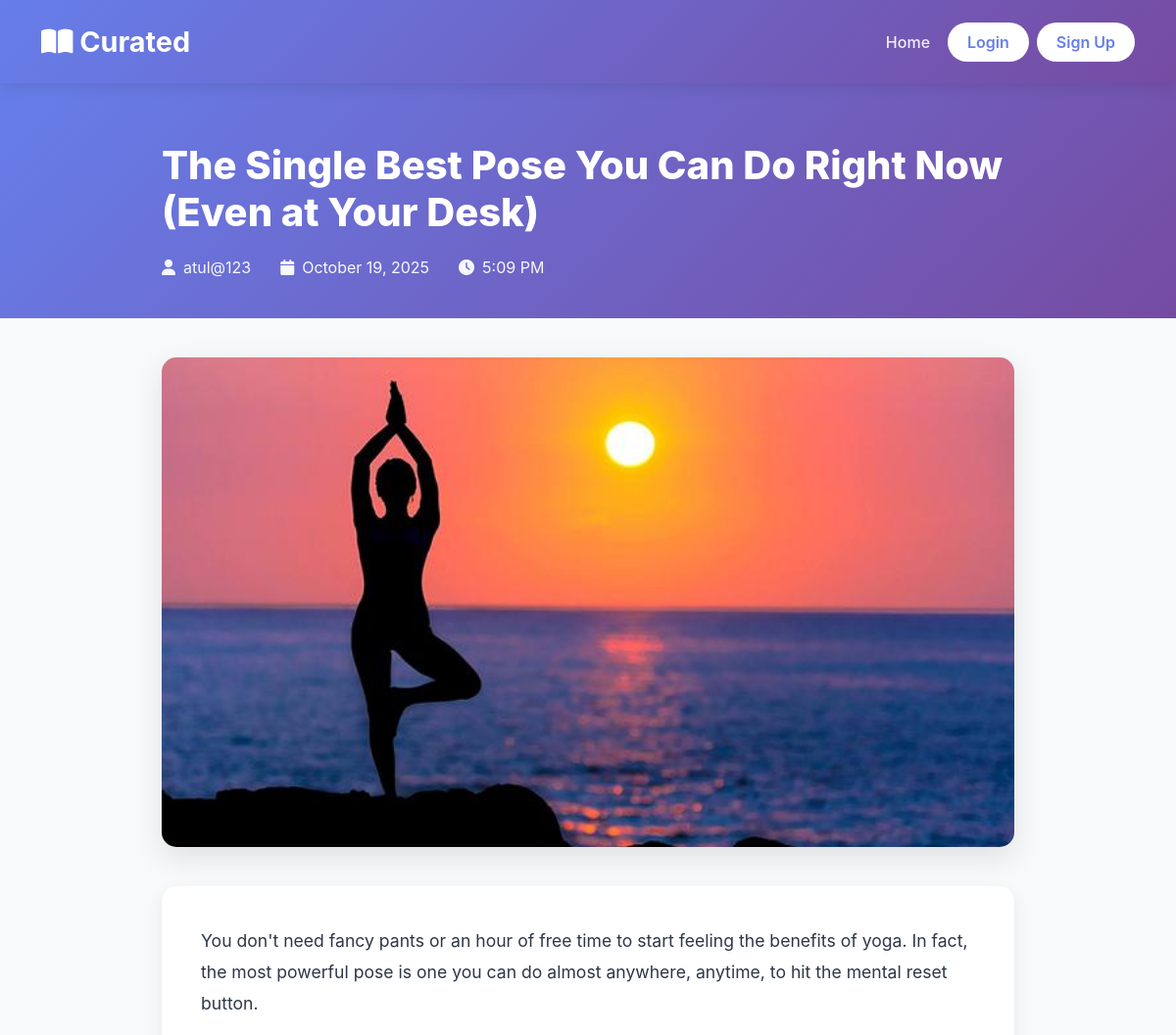
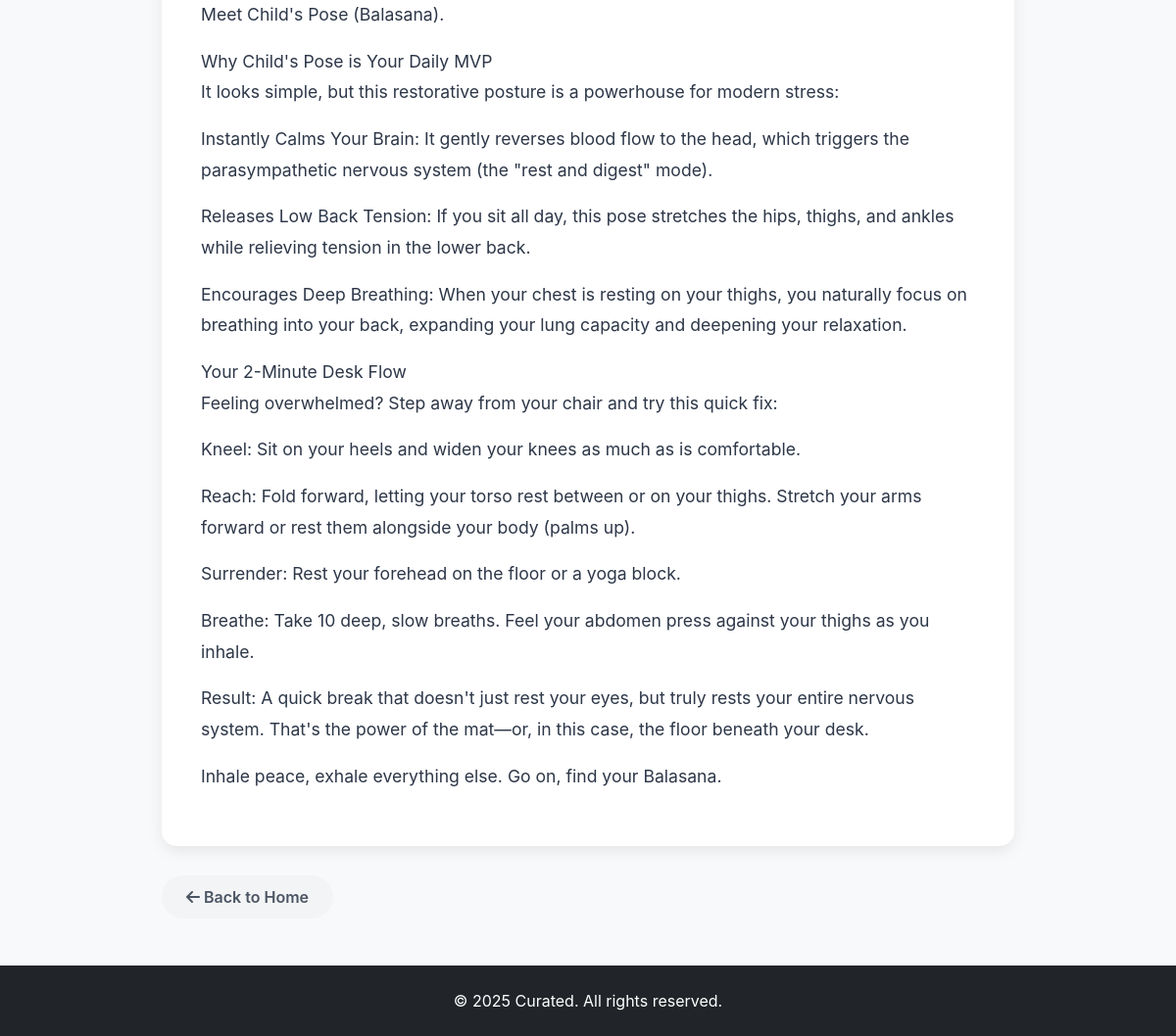
/post/the-single-best-pose-you-can-do-right-now-even-at-your-desk/, run on the app's committed database (2 pictures, top to bottom).
### blog/models.py (models this page shows, shortened)
class Post(models.Model):
    title = models.CharField(max_length=200)
    slug = models.SlugField(max_length=200, unique=True)
    author = models.ForeignKey(User, on_delete=models.CASCADE, related_name='blog_posts')
    content = models.TextField()
    image = models.ImageField(upload_to='blog_images/', blank=True, null=True)
    created_at = models.DateTimeField(default=timezone.now)
    updated_at = models.DateTimeField(auto_now=True)
    published = models.BooleanField(default=True)
    class Meta:
        ordering = ['-created_at']

### blog/views.py (the view)
# urls.py: path('post/<slug:slug>/', views.post_detail, name='post_detail'),
def post_detail(request, slug):
    post = get_object_or_404(Post, slug=slug)
    return render(request, 'blog/post_detail.html', {'post': post})

### blog/templates/blog/post_detail.html (shortened to what this page needs)
{% load static %}
<!DOCTYPE html>
<html lang="en">
<head>
    <link href="https://cdn.jsdelivr.net/npm/bootstrap@5.3.0/dist/css/bootstrap.min.css" rel="stylesheet">
    <link rel="stylesheet" href="https://cdnjs.cloudflare.com/ajax/libs/font-awesome/6.4.0/css/all.min.css">
</head>
<body>
    <nav class="navbar navbar-expand-lg navbar-dark">
        <div class="container">
            <a class="navbar-brand" href="{% url 'blog:home' %}">
                <i class="fas fa-book-open"></i> Curated
            </a>
            <div class="collapse navbar-collapse" id="navbarNav">
                <ul class="navbar-nav ms-auto align-items-center">
                    <li class="nav-item">
                        <a class="nav-link" href="{% url 'blog:home' %}">Home</a>
                    </li>
                    {% if user.is_authenticated %}
                    <li class="nav-item">
                        <a class="nav-link" href="{% url 'blog:post_create' %}">
                            <i class="fas fa-plus-circle"></i> Create Blog
                        </a>
                    </li>
                    <li class="nav-item">
                        <a class="nav-link" href="{% url 'blog:my_posts' %}">My Posts</a>
                    </li>
                    <li class="nav-item">
                        <span class="nav-link">Hello, {{ user.username }}</span>
                    </li>
                    <li class="nav-item">
                        <a href="{% url 'accounts:logout' %}" class="btn btn-custom ms-2">Logout</a>
                    </li>
                    {% else %}
                    <li class="nav-item">
                        <a href="{% url 'accounts:login' %}" class="btn btn-custom me-2">Login</a>
                    </li>
                    <li class="nav-item">
                        <a href="{% url 'accounts:signup' %}" class="btn btn-custom">Sign Up</a>
                    </li>
                    {% endif %}
                </ul>
            </div>
        </div>
    </nav>
    <div class="post-header">
        <div class="post-container">
            <h1 class="post-title">{{ post.title }}</h1>
            <div class="post-meta">
                <div class="post-meta-item">
                    <i class="fas fa-user"></i>
                    <span>{{ post.author.username }}</span>
                </div>
                <div class="post-meta-item">
                    <i class="fas fa-calendar"></i>
                    <span>{{ post.created_at|date:"F d, Y" }}</span>
                </div>
                <div class="post-meta-item">
                    <i class="fas fa-clock"></i>
                    <span>{{ post.created_at|date:"g:i A" }}</span>
                </div>
            </div>
        </div>
    </div>
    <div class="post-container">
        {% if post.image %}
        <img src="{{ post.image.url }}" alt="{{ post.title }}" class="post-image">
        {% endif %}
        <div class="post-content">
            {{ post.content|linebreaks }}
        </div>
        <div class="post-actions">
            <a href="{% url 'blog:home' %}" class="btn btn-action btn-back">
                <i class="fas fa-arrow-left"></i> Back to Home
            </a>
        </div>
    </div>
    <footer class="bg-dark text-white text-center py-4 mt-5">
        <div class="container">
            <p class="mb-0">&copy; 2025 Curated. All rights reserved.</p>
        </div>
    </footer>
</body>
</html>

### blog/templates/blog/post_detail.html (style rules this page uses)
:root { --primary-color: #667eea; --secondary-color: #764ba2; }
body { font-family: 'Inter', -apple-system, BlinkMacSystemFont, 'Segoe UI', sans-serif; background: #f8f9fa; }
.navbar { background: linear-gradient(135deg, var(--primary-color) 0%, var(--secondary-color) 100%); box-shadow: 0 4px 15px rgba(0,0,0,0.1); padding: 1rem 0; }
.navbar-brand { font-size: 1.8rem; font-weight: 700; color: white !important; }
.nav-link { color: rgba(255,255,255,0.9) !important; font-weight: 500; margin: 0 10px; transition: all 0.3s ease; }
.btn-custom { background: white; color: var(--primary-color); font-weight: 600; padding: 8px 20px; border-radius: 25px; transition: all 0.3s ease; border: none; }
.post-header { background: linear-gradient(135deg, var(--primary-color) 0%, var(--secondary-color) 100%); color: white; padding: 60px 0 40px; margin-bottom: 40px; }
.post-title { font-size: 2.5rem; font-weight: 800; margin-bottom: 20px; }
.post-meta { display: flex; gap: 30px; flex-wrap: wrap; opacity: 0.95; }
.post-meta-item { display: flex; align-items: center; gap: 8px; }
.post-container { max-width: 900px; margin: 0 auto; padding: 0 15px; }
.post-image { width: 100%; max-height: 500px; object-fit: cover; border-radius: 15px; box-shadow: 0 10px 30px rgba(0,0,0,0.1); margin-bottom: 40px; }
.post-content { background: white; padding: 40px; border-radius: 15px; box-shadow: 0 5px 15px rgba(0,0,0,0.08); line-height: 1.8; font-size: 1.1rem; color: #2d3748; margin-bottom: 30px; }
.post-actions { display: flex; gap: 15px; margin-bottom: 40px; }
.btn-action { padding: 10px 25px; border-radius: 25px; font-weight: 600; text-decoration: none; transition: all 0.3s ease; }
.btn-back { background: #f3f4f6; color: #4b5563; border: none; }

### data on the page
Post: title "The Single Best Pose You Can Do Right Now (Even at Your Desk)", author.username "atul@123", created_at "October 19, 2025", created_at "5:09 PM", image (picture), content "You don't need fancy pants or an hour of free time to start feeling the benefits of yoga. In fact, the most powerful pose is one you can do almost anywhere, anytime, to hit the mental reset button. Meet Child's Pose (Balasana). Why Child's Pose is Your Daily MVP It looks simple, but this restorative posture is a powerhouse for modern stress: Instantly Calms Your Brain: It gently reverses blood flow to the head, which triggers the parasympathetic nervous system (the \"rest and digest\" mode). Releases Low Back Tension: If you sit all day, this pose stretches the hips, thighs, and ankles while relieving tension in the lower back. Encourages Deep Breathing: When your chest is resting on your…"
